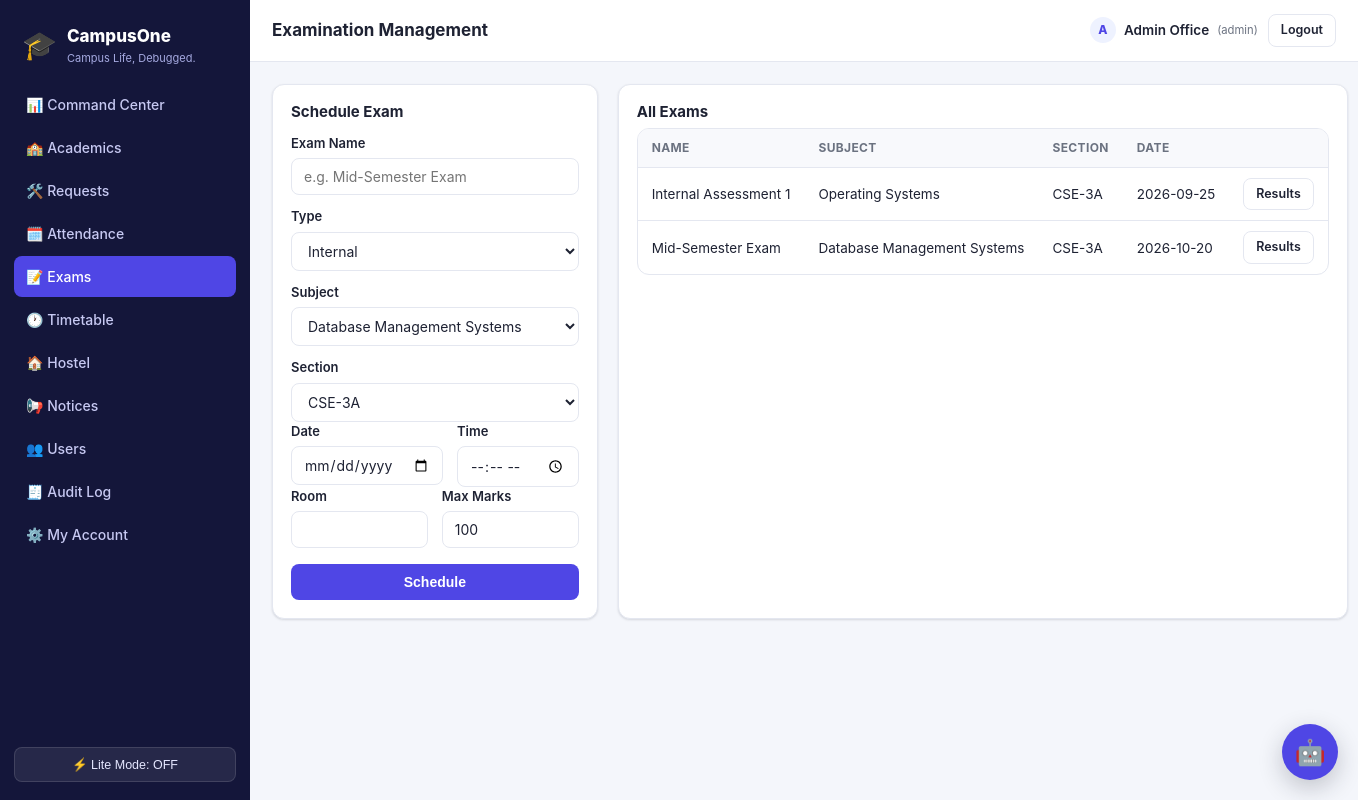
/admin/exams (signed in), run on the app's committed database.
### tables this page shows
CREATE TABLE exams (
    id INTEGER PRIMARY KEY AUTOINCREMENT,
    name TEXT NOT NULL,
    exam_type TEXT,
    subject_id INTEGER REFERENCES subjects(id),
    section_id INTEGER REFERENCES sections(id),
    date TEXT,
    time TEXT,
    room TEXT,
    max_marks INTEGER DEFAULT 100,
    created_at TEXT DEFAULT (datetime('now'))
);

CREATE TABLE subjects (
    id INTEGER PRIMARY KEY AUTOINCREMENT,
    name TEXT NOT NULL,
    code TEXT UNIQUE NOT NULL,
    branch_id INTEGER REFERENCES branches(id),
    semester INTEGER NOT NULL
);

CREATE TABLE sections (
    id INTEGER PRIMARY KEY AUTOINCREMENT,
    branch_id INTEGER REFERENCES branches(id),
    year INTEGER NOT NULL,
    semester INTEGER NOT NULL,
    name TEXT NOT NULL
);

### blueprints/admin.py (the view, shortened to what this page needs)
@bp.route("/exams", methods=["GET", "POST"])
@role_required("admin")
def exams():
    rows = query_db(
        "SELECT e.*, sub.name AS subject_name, sec.name AS section_name FROM exams e "
        "JOIN subjects sub ON e.subject_id = sub.id JOIN sections sec ON e.section_id = sec.id ORDER BY e.date"
    )
    subjects = query_db("SELECT id, name FROM subjects")
    sections = query_db("SELECT id, name FROM sections")
    return render_template("admin/exams.html", exams=rows, subjects=subjects, sections=sections)

### utils/auth_utils.py (called while the page is built)
def role_required(*roles):
    def decorator(view):
        @functools.wraps(view)
        def wrapped(**kwargs):
            if session.get("user_id") is None:
                return redirect(url_for("auth.login", next=request.path))
            if session.get("role") not in roles:
                abort(403)
            return view(**kwargs)
        return wrapped
    return decorator

def gen_csrf_token():
    if "csrf_token" not in session:
        session["csrf_token"] = secrets.token_hex(16)
    return session["csrf_token"]

### utils/db.py (called while the page is built)
def get_db():
    if "db" not in g:
        g.db = sqlite3.connect(current_app.config["DATABASE"], detect_types=sqlite3.PARSE_DECLTYPES)
        g.db.row_factory = sqlite3.Row
        g.db.execute("PRAGMA foreign_keys = ON")
    return g.db

def query_db(query, args=(), one=False):
    cur = get_db().execute(query, args)
    rv = cur.fetchall()
    cur.close()
    return (rv[0] if rv else None) if one else rv

### templates/admin/exams.html (shortened to what this page needs)
{% extends "base.html" %}
{% block page_title %}Examination Management{% endblock %}
{% block content %}
<div class="grid" style="grid-template-columns: 1fr 1.4fr; gap:20px;">
  <div class="card">
    <h3>Schedule Exam</h3>
    <form method="post">
      <label>Exam Name</label>
      <input type="text" name="name" required placeholder="e.g. Mid-Semester Exam">
      <label>Type</label>
      <select name="exam_type">
        <option>Internal</option><option>Semester</option><option>Practical</option>
      </select>
      <label>Subject</label>
      <select name="subject_id" required>{% for s in subjects %}<option value="{{ s.id }}">{{ s.name }}</option>{% endfor %}</select>
      <label>Section</label>
      <select name="section_id" required>{% for s in sections %}<option value="{{ s.id }}">{{ s.name }}</option>{% endfor %}</select>
      <div class="form-row">
        <div><label>Date</label><input type="date" name="date" required></div>
        <div><label>Time</label><input type="time" name="time" required></div>
      </div>
      <div class="form-row">
        <div><label>Room</label><input type="text" name="room"></div>
        <div><label>Max Marks</label><input type="number" name="max_marks" value="100"></div>
      </div>
      <button type="submit" class="btn btn-primary btn-block" style="margin-top:16px;">Schedule</button>
    </form>
  </div>
  <div class="card">
    <h3>All Exams</h3>
    <div class="table-wrap">
      <table>
        <thead><tr><th>Name</th><th>Subject</th><th>Section</th><th>Date</th><th></th></tr></thead>
        <tbody>
        {% for e in exams %}
          <tr>
            <td>{{ e.name }}</td><td>{{ e.subject_name }}</td><td>{{ e.section_name }}</td><td>{{ e.date }}</td>
            <td><a href="{{ url_for('admin.exam_results', eid=e.id) }}" class="btn btn-ghost btn-sm">Results</a></td>
          </tr>
        {% else %}
          <tr><td colspan="5" class="muted">No exams scheduled yet.</td></tr>
        {% endfor %}
        </tbody>
      </table>
    </div>
  </div>
</div>
{% endblock %}

### static/css/style.css (style rules this page uses)
:root { --bg: #f4f6fb; --surface: #ffffff; --surface-2: #f8f9fc; --border: #e4e7f0; --text: #1e2233; --text-muted: #6b7280; --primary: #4f46e5; --primary-dark: #4338ca; --primary-light: #eef2ff; --success: #16a34a; --success-bg: #ecfdf3; --warning: #d97706; --warning-bg: #fffbeb; --danger: #dc2626; --danger-bg: #fef2f2; --info: #0891b2; --info-bg: #ecfeff; --radius: 12px; --radius-sm: 8px; --shadow: 0 1px 2px rgba(16,24,40,.06), 0 1px 3px rgba(16,24,40,.08); --sidebar-w: 250px; }
* { box-sizing: border-box; }
html, body { height: 100%; }
body { margin: 0; font-family: -apple-system, BlinkMacSystemFont, "Segoe UI", Roboto, Helvetica, Arial, sans-serif; background: var(--bg); color: var(--text); font-size: 15px; line-height: 1.5; }
a { color: var(--primary); text-decoration: none; }
h1, h2, h3, h4 { margin: 0 0 .4em; font-weight: 700; line-height: 1.25; }
.grid { display: grid; gap: 16px; }
.card { background: var(--surface); border: 1px solid var(--border); border-radius: var(--radius); padding: 18px; box-shadow: var(--shadow); }
.card h3 { font-size: 15px; }
.table-wrap { overflow-x: auto; border-radius: var(--radius); border: 1px solid var(--border); background: var(--surface); }
table { width: 100%; border-collapse: collapse; font-size: 13.5px; min-width: 480px; }
th, td { text-align: left; padding: 10px 14px; border-bottom: 1px solid var(--border); white-space: nowrap; }
th { background: var(--surface-2); font-weight: 700; font-size: 12px; text-transform: uppercase; letter-spacing: .03em; color: var(--text-muted); }
tr:last-child td { border-bottom: none; }
.btn { display: inline-flex; align-items: center; justify-content: center; gap: 6px; padding: 9px 16px; border-radius: var(--radius-sm); font-size: 14px; font-weight: 600; border: 1px solid transparent; cursor: pointer; text-decoration: none; }
.btn-primary { background: var(--primary); color: #fff; }
.btn-ghost { background: transparent; border-color: var(--border); color: var(--text); }
.btn-sm { padding: 6px 12px; font-size: 12.5px; }
.btn-block { width: 100%; }
form label { display: block; font-size: 13px; font-weight: 600; margin: 12px 0 5px; }
form label:first-child { margin-top: 0; }
input, select, textarea { width: 100%; padding: 9px 12px; border: 1px solid var(--border); border-radius: var(--radius-sm); font-size: 14px; font-family: inherit; background: var(--surface); color: var(--text); }
.form-row { display: grid; grid-template-columns: 1fr 1fr; gap: 14px; }

### data on the page
exams: name "Internal Assessment 1", subject_name "Operating Systems", section_name "CSE-3A", date "2026-09-25"
exams: name "Mid-Semester Exam", subject_name "Database Management Systems", section_name "CSE-3A", date "2026-10-20"

### other printed values
{{ app_name }} "CampusOne"
{{ tagline }} "Campus Life, Debugged."
{{ '🐢 Lite Mode: ON' if lite_mode else '⚡ Lite Mode: OFF' }} "⚡ Lite Mode: OFF"
{{ session.name[0]|upper }} "A"
{{ session.name }} "Admin Office"
{{ session.role }} "admin"
form field subject_id "Database Management Systems"
form field section_id "CSE-3A"
